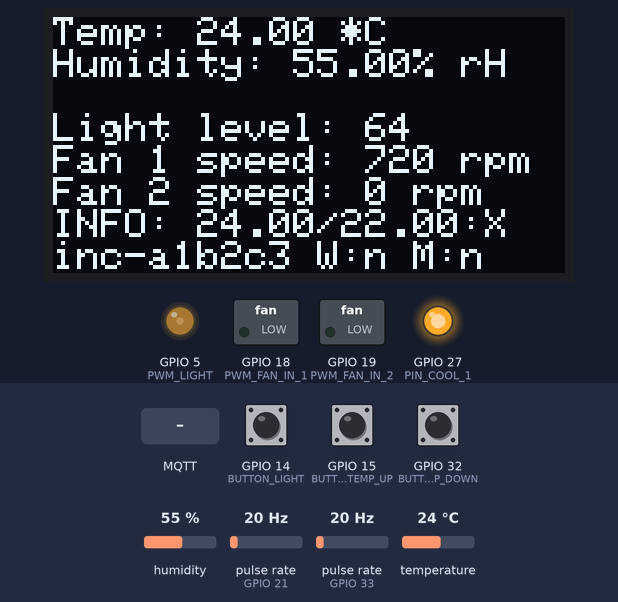
This sketch was run on a simulated ESP32. Shown: 128×64 one-colour display, switched loads named in the sketch (green lamp = pin HIGH), output pins drawn as LEDs (lit = HIGH). Wiring (inferred from the names in the program): 2 × pulse sensor: data GPIO 21 / data GPIO 33. Inputs (shaded band) come from the test bench; at power-on: temperature 24 °C, GPIO 15 (BUTTON_SET_TEMP_UP) HIGH, GPIO 32 (BUTTON_SET_TEMP_DOWN) HIGH, GPIO 14 (BUTTON_LIGHT) HIGH, pulse rate (sensors on GPIO 21, GPIO 33) 20 Hz, humidity 55 %. WiFi joins after 1.5 s; servers stay silent unless stated; the display library's start-up logo is not drawn; no MQTT or app messages arrive unless stated; not simulated (calls return 0 or success): secrets.h; names the files do not define were given values by the test bench: MQTT_PORT = 1883; pins used as bus, display or sensor lines are not drawn; what the sketch prints to the serial monitor is not drawn.

Above: at 2.3 s.
2.4 s: temperature set to 21.9 °C
At 4.1 s:
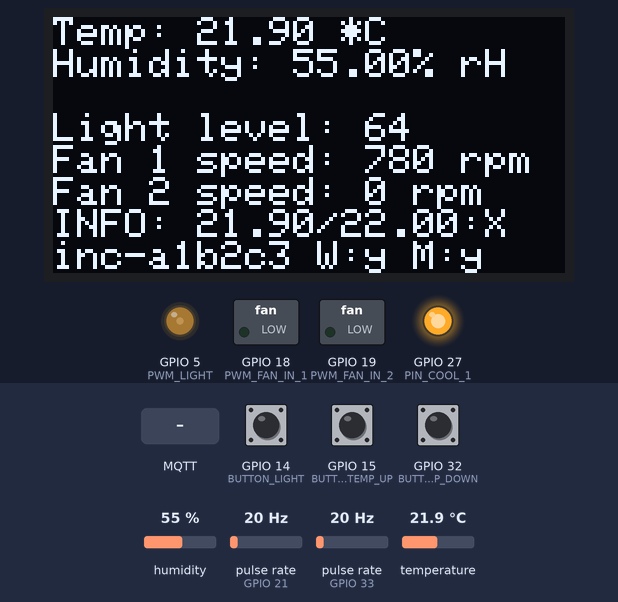
5.7 s: MQTT message "1" arrives on the first subscribed topic
At 8.5 s:
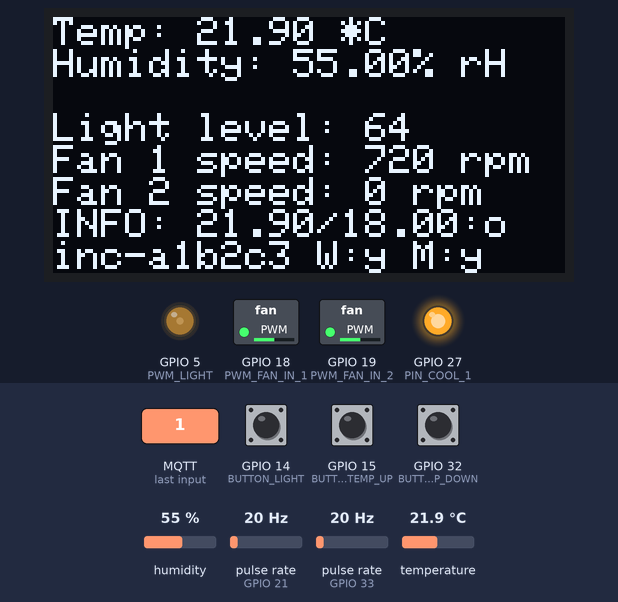
9.0 s: GPIO 15 (BUTTON_SET_TEMP_UP) pulled LOW for 0.15 s
At 12.2 s:
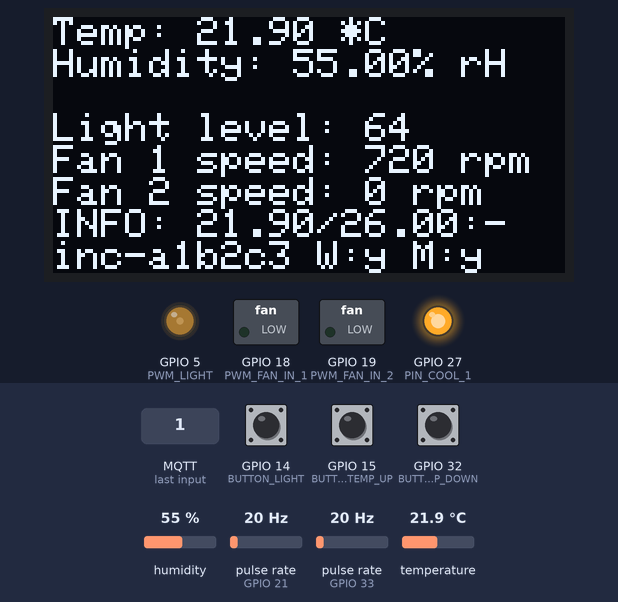
12.4 s: GPIO 32 (BUTTON_SET_TEMP_DOWN) pulled LOW for 0.15 s
At 13.3 s:
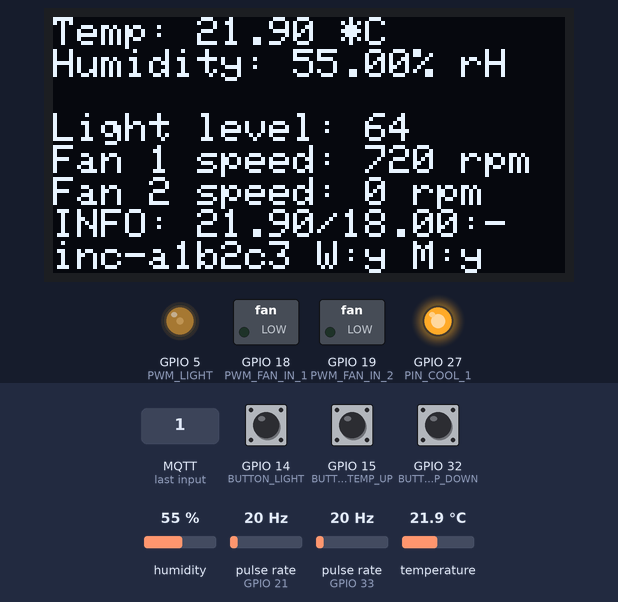
15.8 s: GPIO 14 (BUTTON_LIGHT) pulled LOW for 0.15 s
At 17.0 s:
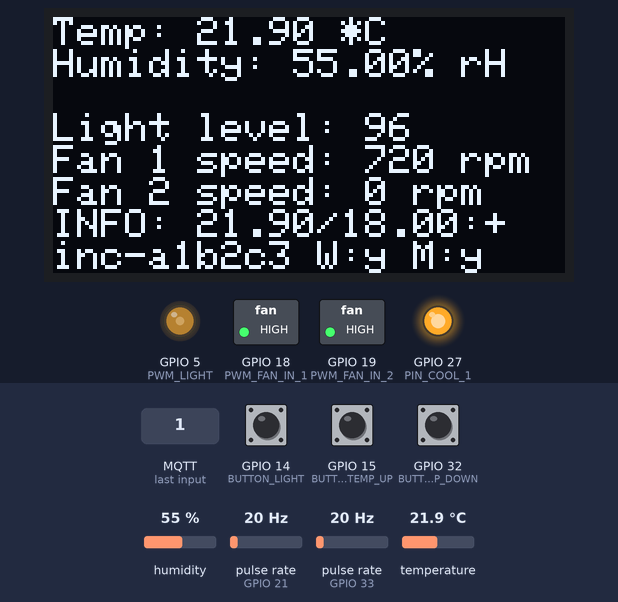
19.2 s: pulse rate (sensor on GPIO 21) set to 4 Hz
At 20.0 s:
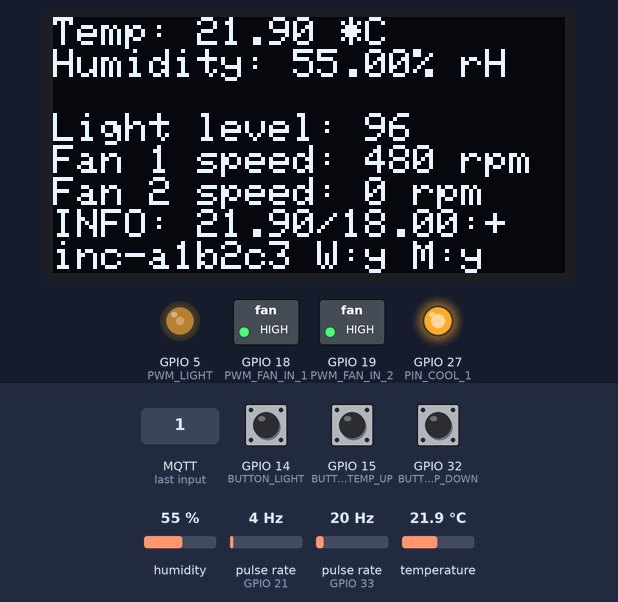
Timing chart, 0 to 22.0 s (numbered marks = the images above; inputs shaded):
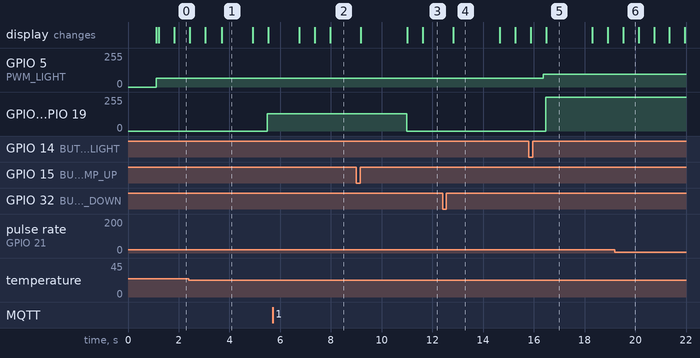

Measured:
- the behaviour switches between 22.6 and 22.5 °C on temperature (found by bisection; images 0 and 1)
- after the input at 2.4 s, GPIO 18 (PWM_FAN_IN_1), GPIO 19 (PWM_FAN_IN_2): 0/255 → 128/255 after 3.1 s
- after the input at 5.7 s, the display: changes after 1.1 s (image 2)
- after the input at 9.0 s, GPIO 18 (PWM_FAN_IN_1), GPIO 19 (PWM_FAN_IN_2): 128/255 → 0/255 after 2.0 s
- after the input at 12.4 s, the display: changes after 0.43 s (image 4)
- after the input at 15.8 s, GPIO 5 (PWM_LIGHT): 64/255 → 96/255 after 0.58 s
- after the input at 19.2 s, the display: changes after 0.33 s (image 6)

The sketch:

incubtaorPwmControl.ino
```cpp
#include <SPI.h>
#include <Wire.h>
#include <Adafruit_GFX.h>
#include <Adafruit_SH110X.h>
#include <Adafruit_AHTX0.h>
#include <WiFi.h>
#include <PubSubClient.h>
#include "secrets.h" // WiFi + MQTT broker settings. Copy secrets.h.example to secrets.h

#define FW_VERSION "0.1.0"

Adafruit_AHTX0 aht;
Adafruit_SH1107 display = Adafruit_SH1107(64, 128, &Wire);

WiFiClient wifiClient;
PubSubClient mqttClient(wifiClient);

const int lightAdcInput = A0;
const int fanAdcInput = A1;
const int PWM_LIGHT = 5;
const int PWM_FAN_IN_1 = 18;
const int PWM_FAN_IN_2 = 19;
const int TACH_1 = 21;
const int TACH_2 = A5;
const int PIN_COOL_1 = 27;
const int PIN_COOL_2 = 33;
const int BUTTON_LIGHT = 14;// button C on LED matrix feather wing
const int BUTTON_SET_TEMP_UP = 15;  // button B on LED matrix
const int BUTTON_SET_TEMP_DOWN = 32;  //button A on LED matrix


const int PWM_FREQ = 25000; // Run Fan PWM on 25KHz
const int PWM_RESOLUTION = 8; // 8 bit resolution should be enough
const int PWM_CHANNEL_FAN_IN_1 = 0;
const int PWM_CHANNEL_FAN_IN_2 = 1;
volatile uint32_t fanInTachCounter_1 = 0;
volatile uint32_t fanInTachCounter_2 = 0;
int lastLightLevel = 0;
int lastFanLevel = 0;
const float ADC_RES = 4095.0f;
volatile float tempSetPoint = 22; // setting temp to 22*C
float TEMP_DELTA = 0.5; // allows temp to be +/- *C
int inFanPwmLevel = 0;
uint32_t timeSinceCoolingUpdate = millis();
int16_t COOLING_UPDATE_INTERVAL = 5000; // in mS
String response = "X";
volatile int lightLevel = 64; // default on startup
volatile uint32_t lastLightSetTime = 0;
volatile uint32_t lastTempSetTime = 0;
const uint8_t MAX_SETTABLE_TEMP = 26;
const uint8_t MIN_SETTABLE_TEMP = 18;

// Network. The incubator must keep running without it, so nothing here may block for long.
const uint32_t WIFI_RETRY_INTERVAL = 30000; // in mS
const uint32_t MQTT_RETRY_INTERVAL = 15000; // in mS
const uint32_t MQTT_PUBLISH_INTERVAL = 30000; // in mS
const uint32_t NET_TIMEOUT_S = 2; // cap on each TCP connect / MQTT handshake
uint32_t lastWifiAttempt = 0;
uint32_t lastMqttAttempt = 0;
uint32_t lastMqttPublish = 0;
bool publishNow = false; // set when something changed or we just (re)connected

// Last values sent, to publish immediately when they change
float publishedSetPoint = -1;
int publishedLightLevel = -1;
int publishedCoolingStatus = -1;

// Device identity, built from the MAC so every unit runs the same binary
char deviceId[16];          // e.g. "inc-a1b2c3"
char topicStatus[64];       // openplant/incubator/<id>/status
char topicMeta[64];         // openplant/incubator/<id>/meta
char topicState[64];        // openplant/incubator/<id>/state
char topicCmdSetpoint[64];  // openplant/incubator/<id>/cmd/setpoint
char topicCmdLight[64];     // openplant/incubator/<id>/cmd/light


enum CoolingStatus{
  OFF,
  ON
}coolingStatus;

int getLightLevel()
{
  int adcVal = analogRead(lightAdcInput);
  int val = ((float)adcVal/ADC_RES)*255;
  return val;

}
int getFanLevel()
{
  int adcVal = analogRead(fanAdcInput);
  int val = ((float)adcVal/ADC_RES)*255;
  return val;
}
void setLightLevel(int val)
{

  Serial.print("Setting light to: "); Serial.println(val);
  analogWrite(PWM_LIGHT, val);
}
void setFanLevel(int val)
{
  Serial.print("Setting fan to: "); Serial.println(val);
  inFanPwmLevel = val;
  //analogWrite(PWM_FAN_IN_1, val);
  //analogWrite(PWM_FAN_IN_2, val);
  ledcWrite(PWM_CHANNEL_FAN_IN_1, val);
  ledcWrite(PWM_CHANNEL_FAN_IN_2, val);
}


void IRAM_ATTR countTach1Pulse() {
	// increment tach counter on every pusle
  fanInTachCounter_1++;
}

void IRAM_ATTR countTach2Pulse() {
	// increment tach counter on every pusle
  fanInTachCounter_2++;
}

void IRAM_ATTR updateLightSetting()
{
  // Discard multiple erroneous button presses (debouncer)
  if(millis() - lastLightSetTime > 100)
  {
    lastLightSetTime = millis();
    // increase light level in steps of 32
    if(lightLevel >= 128)
    { // wrap around
      lightLevel = 32;
    }
    else
    {
      lightLevel += 32;
    }
  }
}

void IRAM_ATTR increaseSetTemp()
{
  // increase by 1*C
  if(millis() - lastTempSetTime > 100)
  {
    lastTempSetTime = millis();
    if(tempSetPoint >= MAX_SETTABLE_TEMP)
    {
      // wrap around to to max
      tempSetPoint = MIN_SETTABLE_TEMP;
    }
    else
    {
      tempSetPoint+=1;
    }
  }
}

void IRAM_ATTR decreaseSetTemp()
{
  // decrease by 1*c
  if(millis() - lastTempSetTime > 100)
  {
    lastTempSetTime = millis();
    if(tempSetPoint <= MIN_SETTABLE_TEMP)
    {
      // wrap around to to max
      tempSetPoint = MAX_SETTABLE_TEMP;
    }
    else
    {
      tempSetPoint-=1;
    }
  }
}
long calculateRpm(volatile uint32_t &tachCount)
{
  long rpm = (tachCount * 60 * 2) / 2;
  Serial.print("tachCounter: "); Serial.println(tachCount);
  Serial.print("RPM:");
  Serial.println(rpm);
  tachCount = 0;
  return rpm;
}

String adjustCooling(float temp)
{
  String response = "";
  Serial.print("AdjustingTemp: "); Serial.print(temp); Serial.print("/"); Serial.println(tempSetPoint);
  float rangeMin = tempSetPoint - TEMP_DELTA;
  float rangeMax = tempSetPoint + TEMP_DELTA;

  if (temp > rangeMax)
  {
    // temp is higher than expected.
    // check if cooling unit is ON
    if(coolingStatus == CoolingStatus::ON)
    {
      // cooling unit is ON
      // set IN FANS to max speed
      //inFanPwmLevel = 255;
      setFanLevel(255); // ToDO: remove the hardcoded number
    }
    else
    {
      // peltier is OFF. switch it ON
      coolingStatus = CoolingStatus::ON;
      digitalWrite(PIN_COOL_1, HIGH);
      digitalWrite(PIN_COOL_2, HIGH);
      // maybe we should have a time based checl?
      // If it has been >Xmins since peltier switch on, increase fan speed
    }
    response = "+";
  }
  else if (temp < rangeMin)
  {
    if(inFanPwmLevel != 0)
    {
      //inFanPwmLevel = 0;
      setFanLevel(0); // set inside fan to min speed
    }
    else
    {
      // fans already on lowest speed.
      // cut power to peltier and out fan
      coolingStatus = CoolingStatus::OFF;
      digitalWrite(PIN_COOL_1, LOW);
      digitalWrite(PIN_COOL_2, LOW);
    }
    response = "-";
  }
  else
  {
      // within range. Shut down peltier. and reduce fan speed
      //coolingStatus = CoolingStatus::OFF;
      //digitalWrite(PIN_COOL_1, LOW);
      //digitalWrite(PIN_COOL_2, LOW);
      //inFanPwmLevel = 128;
      setFanLevel(128); // cruise at half speed
      response = "o";
  }
  return response;
}

void setupDeviceId()
{
  uint8_t mac[6];
  WiFi.macAddress(mac);
  snprintf(deviceId, sizeof(deviceId), "inc-%02x%02x%02x", mac[3], mac[4], mac[5]);
  snprintf(topicStatus, sizeof(topicStatus), "openplant/incubator/%s/status", deviceId);
  snprintf(topicMeta, sizeof(topicMeta), "openplant/incubator/%s/meta", deviceId);
  snprintf(topicState, sizeof(topicState), "openplant/incubator/%s/state", deviceId);
  snprintf(topicCmdSetpoint, sizeof(topicCmdSetpoint), "openplant/incubator/%s/cmd/setpoint", deviceId);
  snprintf(topicCmdLight, sizeof(topicCmdLight), "openplant/incubator/%s/cmd/light", deviceId);
  Serial.print("Device ID: "); Serial.println(deviceId);
}

void mqttCallback(char* topic, byte* payload, unsigned int length)
{
  char msg[16];
  unsigned int n = length < sizeof(msg) - 1 ? length : sizeof(msg) - 1;
  memcpy(msg, payload, n);
  msg[n] = '\0';
  Serial.print("MQTT cmd ["); Serial.print(topic); Serial.print("]: "); Serial.println(msg);

  char *end;
  float val = strtof(msg, &end);
  if(end == msg)
  {
    Serial.println("Ignored: not a number");
    return;
  }

  if(strcmp(topic, topicCmdSetpoint) == 0)
  {
    // whole degrees only, so the buttons keep stepping through 18..26
    long setPoint = lroundf(val);
    if(setPoint > MAX_SETTABLE_TEMP) setPoint = MAX_SETTABLE_TEMP;
    if(setPoint < MIN_SETTABLE_TEMP) setPoint = MIN_SETTABLE_TEMP;
    tempSetPoint = setPoint;
    Serial.print("Setpoint -> "); Serial.println(tempSetPoint);
  }
  else if(strcmp(topic, topicCmdLight) == 0)
  {
    // same levels the light button cycles through
    int level = (int)val;
    if(level == 32 || level == 64 || level == 96 || level == 128)
    {
      lightLevel = level;
      Serial.print("Light -> "); Serial.println(lightLevel);
    }
    else
    {
      Serial.println("Ignored: light must be 32, 64, 96 or 128");
    }
  }
}

void maintainWifi()
{
  // ESP32 auto-reconnects most of the time; this restarts it if it gave up
  if(WiFi.status() == WL_CONNECTED) return;
  if(millis() - lastWifiAttempt < WIFI_RETRY_INTERVAL) return;
  lastWifiAttempt = millis();
  Serial.println("WiFi not connected, retrying");
  WiFi.disconnect();
  WiFi.begin(WIFI_SSID, WIFI_PASSWORD);
}

void maintainMqtt()
{
  if(WiFi.status() != WL_CONNECTED) return;
  if(mqttClient.connected())
  {
    mqttClient.loop();
    return;
  }
  if(lastMqttAttempt != 0 && millis() - lastMqttAttempt < MQTT_RETRY_INTERVAL) return;
  lastMqttAttempt = millis();

  Serial.print("Connecting to MQTT...");
  // An empty MQTT_USER means the broker allows anonymous clients
  const char *user = strlen(MQTT_USER) > 0 ? MQTT_USER : nullptr;
  const char *pass = strlen(MQTT_USER) > 0 ? MQTT_PASSWORD : nullptr;
  // The broker publishes "offline" for us (retained) if we drop off without saying goodbye
  if(mqttClient.connect(deviceId, user, pass, topicStatus, 0, true, "offline"))
  {
    Serial.println("connected");
    mqttClient.publish(topicStatus, "online", true);
    String meta = "{";
    meta += "\"id\":\"" + String(deviceId) + "\",";
    meta += "\"fw\":\"" FW_VERSION "\",";
    meta += "\"mac\":\"" + WiFi.macAddress() + "\",";
    meta += "\"ip\":\"" + WiFi.localIP().toString() + "\"";
    meta += "}";
    mqttClient.publish(topicMeta, meta.c_str(), true);
    mqttClient.subscribe(topicCmdSetpoint);
    mqttClient.subscribe(topicCmdLight);
    publishNow = true;
  }
  else
  {
    Serial.print("failed, rc="); Serial.println(mqttClient.state());
  }
}

void publishState(float temp, float humidity, long rpm_1, long rpm_2)
{
  if(!mqttClient.connected()) return;

  if(tempSetPoint != publishedSetPoint || lightLevel != publishedLightLevel || (int)coolingStatus != publishedCoolingStatus)
  {
    publishNow = true;
  }
  if(!publishNow && millis() - lastMqttPublish < MQTT_PUBLISH_INTERVAL) return;

  String payload = "{";
  payload += "\"temp\":" + String(temp, 2) + ",";
  payload += "\"humidity\":" + String(humidity, 2) + ",";
  payload += "\"fan1_rpm\":" + String(rpm_1) + ",";
  payload += "\"fan2_rpm\":" + String(rpm_2) + ",";
  payload += "\"light\":" + String(lightLevel) + ",";
  payload += "\"setpoint\":" + String(tempSetPoint, 1) + ",";
  payload += "\"cooling\":\"" + String(coolingStatus == CoolingStatus::ON ? "ON" : "OFF") + "\",";
  payload += "\"rssi\":" + String(WiFi.RSSI()) + ",";
  payload += "\"uptime\":" + String(millis() / 1000);
  payload += "}";
  if(mqttClient.publish(topicState, payload.c_str()))
  {
    Serial.println("MQTT published: " + payload);
    lastMqttPublish = millis();
    publishNow = false;
    publishedSetPoint = tempSetPoint;
    publishedLightLevel = lightLevel;
    publishedCoolingStatus = (int)coolingStatus;
  }
}

void setup() {
  // put your setup code here, to run once:
  pinMode(lightAdcInput, INPUT);
  pinMode(fanAdcInput, INPUT);
  //pinMode(PWM_FAN_IN_1, OUTPUT);
  //pinMode(PWM_FAN_IN_2, OUTPUT);
  ledcSetup(PWM_CHANNEL_FAN_IN_1, PWM_FREQ, PWM_RESOLUTION);
  ledcAttachPin(PWM_FAN_IN_1, PWM_CHANNEL_FAN_IN_1);
  ledcSetup(PWM_CHANNEL_FAN_IN_2, PWM_FREQ, PWM_RESOLUTION);
  ledcAttachPin(PWM_FAN_IN_2, PWM_CHANNEL_FAN_IN_2);
  pinMode(PWM_LIGHT, OUTPUT);
  pinMode(TACH_1, INPUT);
  pinMode(TACH_2, INPUT);
  pinMode(PIN_COOL_1, OUTPUT);
  pinMode(PIN_COOL_2, OUTPUT);
  pinMode(BUTTON_LIGHT, INPUT_PULLUP);
  pinMode(BUTTON_SET_TEMP_UP, INPUT_PULLUP);
  pinMode(BUTTON_SET_TEMP_DOWN, INPUT);

  digitalWrite(PIN_COOL_1, HIGH);  // TODO: implement logic to control cooling unit ON/OFF
  digitalWrite(PIN_COOL_2, HIGH);  // TODO: implement logic to control cooling unit ON/OFF
  coolingStatus = CoolingStatus::ON;
  Serial.begin(115200);
  // attach interrupt
  attachInterrupt(TACH_1, countTach1Pulse, RISING);
  attachInterrupt(TACH_2, countTach2Pulse, RISING);
  attachInterrupt(BUTTON_LIGHT, updateLightSetting, FALLING);
  attachInterrupt(BUTTON_SET_TEMP_UP, decreaseSetTemp, FALLING);
  attachInterrupt(BUTTON_SET_TEMP_DOWN, increaseSetTemp, FALLING);

  if (! aht.begin()) {
  Serial.println("Could not find AHT10? Check wiring");
  while (1) delay(10);
  }
  Serial.println("AHT10 found");


  display.begin(0x3C, true); // Address 0x3C default
  display.display();
  delay(1000);


  display.clearDisplay();
  display.display();

  display.setRotation(1);
  display.setTextSize(1);
  display.setTextColor(SH110X_WHITE);
  display.setCursor(0,0);
  display.display(); // actually display all of the above

  // WiFi + MQTT. Don't wait for the connection; loop() keeps retrying in the background
  WiFi.mode(WIFI_STA);
  setupDeviceId();
  WiFi.setAutoReconnect(true);
  WiFi.begin(WIFI_SSID, WIFI_PASSWORD);
  lastWifiAttempt = millis();
  wifiClient.setTimeout(NET_TIMEOUT_S);
  mqttClient.setServer(MQTT_HOST, MQTT_PORT);
  mqttClient.setCallback(mqttCallback);
  mqttClient.setSocketTimeout(NET_TIMEOUT_S);
  mqttClient.setBufferSize(512);
}

void loop() {
  // put your main code here, to run repeatedly:
  // int lightLevel = getLightLevel();
  // if(lightLevel != lastLightLevel)
  // {
  //   lastLightLevel = lightLevel;
  //   setLightLevel(lightLevel);
  // }
  if(lastLightLevel != lightLevel)
  {
    lastLightLevel = lightLevel;
    setLightLevel(lastLightLevel);
  }

  // int fanLevel = getFanLevel();
  // if(fanLevel != lastFanLevel)
  // {
  //   lastFanLevel = fanLevel;
  //   setFanLevel(fanLevel);
  // }


  // calculate RPM
  long rpm_1 = calculateRpm(fanInTachCounter_1);
  long rpm_2 = calculateRpm(fanInTachCounter_2);


  // TEMP
  sensors_event_t humidity, temp;
  aht.getEvent(&humidity, &temp);// populate temp and humidity objects with fresh data

  // Adjust cooling for temperature
  if((millis() - timeSinceCoolingUpdate) > COOLING_UPDATE_INTERVAL)
  {
    // every COOLING_UPDATE_INTERVAL
    timeSinceCoolingUpdate = millis();
    response = adjustCooling(temp.temperature);
  }

  // update display
  Serial.print("Temperature: "); Serial.print(temp.temperature); Serial.println(" *C");
  Serial.print("Humidity: "); Serial.print(humidity.relative_humidity); Serial.println("% rH");
  display.clearDisplay();
  display.setCursor(0,0);
  display.print("Temp: "); display.print(temp.temperature); display.print(" *C\n");
  display.print("Humidity: "); display.print(humidity.relative_humidity); display.print("% rH\n\n");
  display.print("Light level: "); display.print(lightLevel); display.print("\n");
  //display.print("Fan level: "); display.print(fanLevel); display.print("\n");
  display.print("Fan 1 speed: "); display.print(rpm_1); display.print(" rpm"); display.print("\n");
  display.print("Fan 2 speed: "); display.print(rpm_2); display.print(" rpm"); display.print("\n");
  display.print("INFO: "); display.print(temp.temperature); display.print("/"); display.print(tempSetPoint); display.print(":"); display.println(response);
  display.print(deviceId);
  display.print(" W:"); display.print(WiFi.status() == WL_CONNECTED ? "y" : "n");
  display.print(" M:"); display.print(mqttClient.connected() ? "y" : "n");
  display.display();

  // Network (cooling above runs regardless of WiFi/MQTT)
  maintainWifi();
  maintainMqtt();
  publishState(temp.temperature, humidity.relative_humidity, rpm_1, rpm_2);

  delay(500);
}
```
